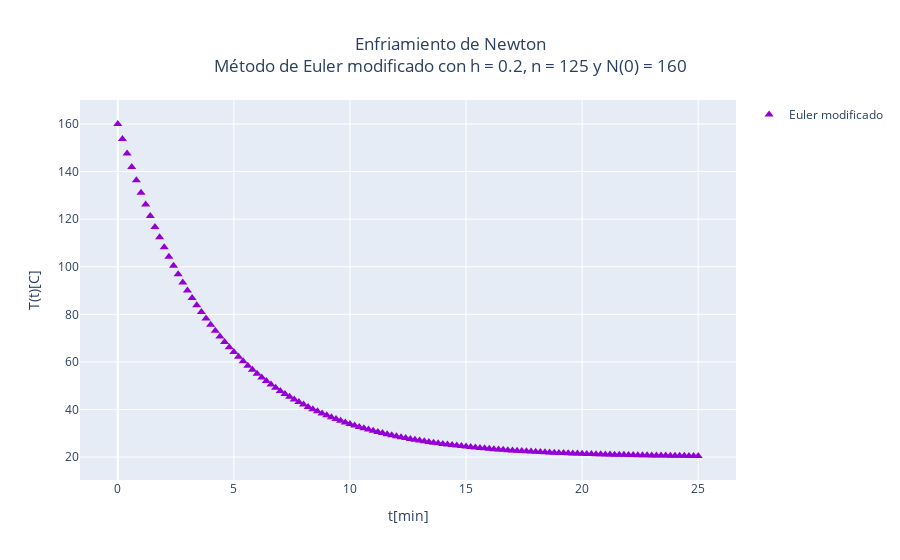

This figure's notebook cell:
### Markdown cell above
### Euler modificado

### Code cell
def metodo_euler_mod(f, t_0, y_0, h, n_pasos):
    valores_y_Euler_Mod = [y_0] # Lista de valores de y
    valores_t = [t_0] # Vector de tiempo

    # Iterar sobre el número de pasos y aplicar el método de Euler modificado
    for i in range(n_pasos):
        valores_t.append(valores_t[i] + h)
        y_nueva = valores_y_Euler_Mod[i] + h * f(valores_y_Euler_Mod[i] + h/2 * f(valores_y_Euler_Mod[i])) # ¡¡¡NO MODIFICAR!!!
        valores_y_Euler_Mod.append(y_nueva) # ¡¡¡NO MODIFICAR!!!

    # Graficar
    titulo = f'Enfriamiento de Newton<br>Método de Euler modificado con h = {round(h,3)}, n = {n_pasos} y N(0) = {round(y_0,3)}' # ¡¡¡NO MODIFICAR!!!
    eje_x = 't[min]' # Nombre del eje x
    eje_y = 'T(t)[C]' # Nombre del eje y

    fig = go.Figure() # ¡¡¡NO MODIFICAR!!!
    fig.update_layout(title=titulo, title_x=0.5, xaxis_title=eje_x, yaxis_title=eje_y) # ¡¡¡NO MODIFICAR!!!
    plot_Euler_Mod = go.Scatter(x=valores_t, y=valores_y_Euler_Mod, mode='markers', marker=dict(size=8, symbol='triangle-up'), name='Euler modificado', marker_color='darkviolet', showlegend=True) # ¡¡¡NO MODIFICAR!!!
    fig.add_trace(plot_Euler_Mod) # ¡¡¡NO MODIFICAR!!!
    fig.show() # ¡¡¡NO MODIFICAR!!!
    return plot_Euler_Mod # ¡¡¡NO MODIFICAR!!!

plot_Euler_Mod = metodo_euler_mod(f_real, t_0, y_0, h, n_pasos) # Graficar método de Euler modificado

### Figure 1 — Plotly figure (JSON) as saved in the notebook; plotly's stock layout.template omitted (floating-point values rounded to 4 significant figures)
{"data": [{"marker": {"color": "darkviolet", "size": 8, "symbol": "triangle-up"}, "mode": "markers", "name": "Euler modificado", "showlegend": true, "type": "scatter", "x": [0, 0.2, 0.4, 0.6, 0.8, 1, 1.2, 1.4, 1.6, 1.8, 2.0, 2.2, 2.4, 2.6, 2.8, 3.0, 3.2, 3.4, 3.6, 3.8, 4.0, 4.2, 4.4, 4.6, 4.8, 5.0, 5.2, 5.4, 5.6, 5.8, 6.0, 6.2, 6.4, 6.6, 6.8, 7.0, 7.2, 7.4, 7.6, 7.8, 8.0, 8.2, 8.4, 8.6, 8.8, 9, 9.2, 9.4, 9.6, 9.8, 10.0, 10.2, 10.4, 10.6, 10.8, 11.0, 11.2, 11.4, 11.6, 11.8, 12.0, 12.2, 12.4, 12.6, 12.8, 13.0, 13.2, 13.4, 13.6, 13.8, 14.0, 14.2, 14.4, 14.6, 14.8, 15.0, 15.2, 15.4, 15.6, 15.8, 16.0, 16.2, 16.4, 16.6, 16.8, 17.0, 17.2, 17.4, 17.6, 17.8, 18.0, 18.2, 18.4, 18.6, 18.8, 19.0, 19.2, 19.4, 19.6, 19.8, 20.0, 20.2, 20.4, 20.6, 20.8, 21.0, 21.2, 21.4, 21.6, 21.8, 22.0, 22.2, 22.4, 22.6, 22.8, 23.0, 23.2, 23.4, 23.6, 23.8, 24.0, 24.2, 24.4, 24.6, 24.8, 25.0], "y": [160, 153.7, 147.6, 141.9, 136.4, 131.1, 126.1, 121.3, 116.7, 112.4, 108.2, 104.2, 100.4, 96.79, 93.33, 90.02, 86.86, 83.84, 80.96, 78.21, 75.58, 73.07, 70.67, 68.39, 66.2, 64.12, 62.12, 60.22, 58.41, 56.67, 55.02, 53.44, 51.93, 50.49, 49.11, 47.8, 46.54, 45.34, 44.2, 43.11, 42.06, 41.07, 40.12, 39.21, 38.34, 37.51, 36.72, 35.97, 35.25, 34.56, 33.9, 33.27, 32.67, 32.1, 31.56, 31.03, 30.54, 30.06, 29.61, 29.17, 28.76, 28.36, 27.99, 27.63, 27.28, 26.95, 26.64, 26.34, 26.05, 25.78, 25.52, 25.27, 25.03, 24.8, 24.59, 24.38, 24.18, 23.99, 23.81, 23.64, 23.48, 23.32, 23.17, 23.03, 22.89, 22.76, 22.64, 22.52, 22.4, 22.29, 22.19, 22.09, 22.0, 21.91, 21.82, 21.74, 21.66, 21.59, 21.51, 21.45, 21.38, 21.32, 21.26, 21.2, 21.15, 21.1, 21.05, 21.0, 20.95, 20.91, 20.87, 20.83, 20.79, 20.76, 20.72, 20.69, 20.66, 20.63, 20.6, 20.57, 20.55, 20.52, 20.5, 20.48, 20.46, 20.43]}], "layout": {"title": {"text": "Enfriamiento de Newton<br>Método de Euler modificado con h = 0.2, n = 125 y N(0) = 160", "x": 0.5}, "xaxis": {"title": {"text": "t[min]"}}, "yaxis": {"title": {"text": "T(t)[C]"}}}}
